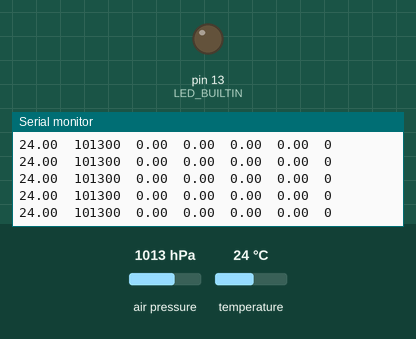
This sketch was run on a simulated Arduino Uno, built with avr-gcc and run on an emulated ATmega328P. On the bench: output pins drawn as LEDs (lit = HIGH), the last lines printed to the serial monitor. The inputs (shaded band) are chosen by the test bench; at power-on: air pressure 1013 hPa, temperature 24 °C.

Above: at 1.3 s.
1.4 s: air pressure set to 1025 hPa
At 2.0 s:
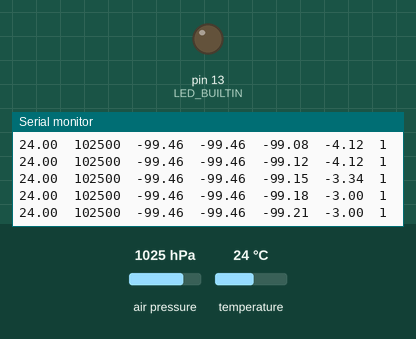
4.4 s: temperature set to 12 °C
At 5.5 s:
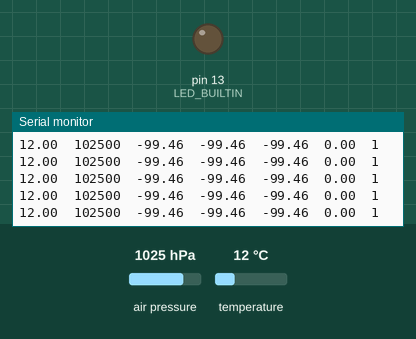
Timing chart, 0 to 7.4 s (numbered marks = the images above; inputs shaded):
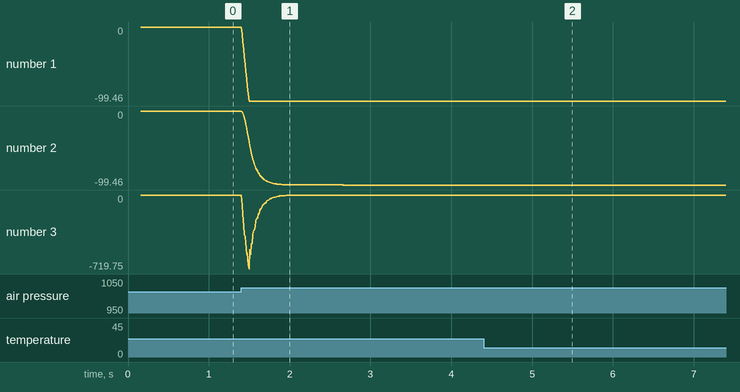

Measured:
- after the input at 1.4 s, the serial monitor: prints a new line at once (image 1)
- plotted number 1: 0 → -99.46 after the input at 1.4 s
- plotted number 2: 0 → -99.46 after the input at 1.4 s

The sketch:

A_Sanoani.ino
```cpp
#include <Adafruit_BMP085.h>

Adafruit_BMP085 bmp;
////---VARIAVEIS--------------------------------------------------------------------------------
//---Calibracao---------------------------------------------------------------------------------
const int amostra_calibracao= 100;       //manual
float altitude_zero = 0.0f;               //auto
float soma_calibracao = 0;                //auto
//filtro_movel----------------------------------------------------------------------------------
const int n_amostra_filtro = 10;          //manual
float altura_bruta = 0;                   //auto
float readings[n_amostra_filtro];         //auto
float valor_medio_filtromovel = 0;        //auto
float leitura_n_filtromovel = 0;          //auto
//filtro_alpha----------------------------------------------------------------------------------
float alpha = 0.1;                        //manual (0 < alpha < 1)
float valor_filtro_alpha = 0;             // auto
int readIndex = 0;                        //auto
//detectar_queda--------------------------------------------------------------------------------
const float velocidade_queda_max = -2.0;  //manual
const int n_amostra_confirmar_queda = 3;  //manual
int amostras_confirmada = 0;              //auto
float altura_anterior = 0;                //auto
float velocidade = 0;                     //auto
float tempo_ant = 0;                      //auto
bool queda = false;                       //auto
void setup() {
  // initialize digital pin LED_BUILTIN as an output.
  pinMode(LED_BUILTIN, OUTPUT);
  Serial.begin(115200);

  if (!bmp.begin()) {
    Serial.println("Could not find a valid BMP085 sensor, check wiring!");
    while (1) {}
  }
  for (int i = 0; i < amostra_calibracao; i++) {
    soma_calibracao += bmp.readAltitude();
  }
  for (int i = 0; i < n_amostra_filtro; i++) {
    readings[i] = 0;
  }
  altitude_zero = soma_calibracao / amostra_calibracao;
  Serial.println("Temperature(*C)\tPressure(Pa)\tAltitude(meters)\tPressure at sealevel (calculated)(Pa)\tReal altitude(meters)");
}


void loop() {
  altura_bruta = bmp.readAltitude() - altitude_zero;
  leitura_n_filtromovel = leitura_n_filtromovel - readings[readIndex];

  // Read the sensor
  readings[readIndex] = altura_bruta;

  // Add the reading to the leitura_n_filtromovel
  leitura_n_filtromovel = leitura_n_filtromovel + readings[readIndex];

  // Advance to the next position in the array
  readIndex = readIndex + 1;

  // If we're at the end of the array, wrap around to the beginning
  if (readIndex >= n_amostra_filtro) {
    readIndex = 0;
  }

  // Calculate the valor_medio_filtromovel
  valor_medio_filtromovel = leitura_n_filtromovel / n_amostra_filtro;

  valor_filtro_alpha = (alpha * valor_medio_filtromovel + (1 - alpha) * valor_filtro_alpha);

  float temp_agr = millis();

  velocidade = ((valor_filtro_alpha - altura_anterior) / (temp_agr - tempo_ant)) * 1000;

  if (velocidade < velocidade_queda_max) {
    amostras_confirmada = amostras_confirmada + 1;
    if (amostras_confirmada > n_amostra_confirmar_queda) {
      queda = true;
    }
  }

  tempo_ant = temp_agr;

  altura_anterior = valor_filtro_alpha;

  Serial.print(bmp.readTemperature());
  Serial.print("\t");

  Serial.print(bmp.readPressure());
  Serial.print("\t");

  Serial.print(altura_bruta);
  Serial.print("\t");

  Serial.print(valor_medio_filtromovel);
  Serial.print("\t");

  Serial.print(valor_filtro_alpha);
  Serial.print("\t");

  Serial.print(velocidade);
  Serial.print("\t");

  Serial.print(queda);
  Serial.print("\t");

  Serial.println();
}
```
